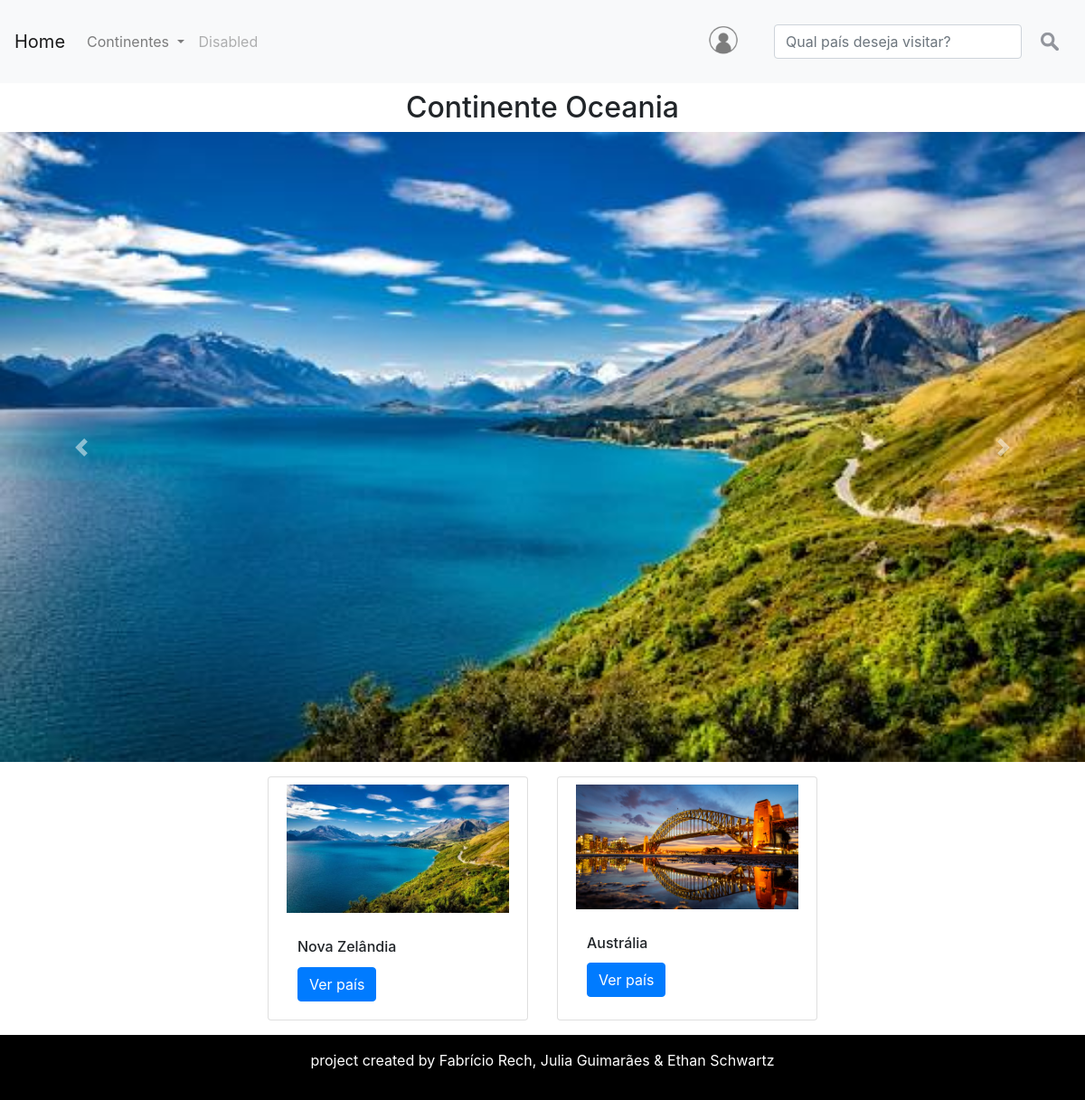
Screenshot of /oceania/Continente/ with the database file from the repository.
### oceania/models.py (models this page shows, shortened)
class model_oceania(models.Model):
    Continente = models.CharField(max_length=100)
    País = models.CharField(max_length=100)
    Descricao = models.CharField(max_length=3000)
    OndeFicar = models.CharField(max_length=1800)
    OndeComer = models.CharField(max_length=1800)
    OndeVisitar = models.CharField(max_length=1800)
    foto = models.ImageField(upload_to='img/%Y/%m/%d/')
    ta_publicado = models.BooleanField(default=False)
    link = models.CharField(max_length=60)

### oceania/views.py (the view)
# urls.py: path('Continente/',views.v_continente, name='continente'),
def v_continente(request):
    cont = models.model_oceania.objects.all()
    dicionario = {'cont': cont}
    return render(request, 'oceania/paginas/index.html',context=dicionario)

### oceania/templates/oceania/paginas/index.html (shortened to what this page needs)
{% extends 'global/paginas/continente.html' %}
{% block continente %}
Continente Oceania
{% endblock %}

### meus_templates/global/paginas/continente.html (shortened to what this page needs)
{% load static %}
<head>
</head>
{% include 'global/parciais/header.html' %}
<link rel="stylesheet" href="https://cdn.jsdelivr.net/npm/bootstrap@4.0.0/dist/css/bootstrap.min.css">
<div>
  <h2 class="text-center m-2">{% block continente %}{% endblock %}<h2>
</div>
<div id="carouselExampleIndicators" class="carousel slide" data-ride="carousel">
    <div class="carousel-inner">
    {% for item in cont %}
        {% if item.id == 1 %}
      <div class="carousel-item active">
        <img class="d-block w-100" src="{{ item.foto.url}}" />
      </div>
      {% else %}
      <div class="carousel-item">
        <img class="d-block w-100" src="{{ item.foto.url}}" />
      </div>
      {% endif %}
    {% endfor %}
    </div>
    <a class="carousel-control-prev" href="#carouselExampleIndicators" role="button" data-slide="prev">
      <span class="carousel-control-prev-icon" aria-hidden="true"></span>
    </a>
    <a class="carousel-control-next" href="#carouselExampleIndicators" role="button" data-slide="next">
      <span class="carousel-control-next-icon" aria-hidden="true"></span>
    </a>
  </div>
<div class="row row-cols-3 d-flex justify-content-center">
    {% for item in cont %}
    <div class="card m-3" style="width: 18rem;">
        <img class="card-img-top p-2" src="{{item.foto.url}}" alt="Card image cap">
        <div class="card-body">
            <h6 class="card-title">{{item.País}}</h6>
            <a href="detalhe/{{item.link}}" class="btn btn-primary">Ver país</a>
        </div>
    </div>
    {% endfor %}
</div>
{% include 'global/parciais/footer.html' %}

### rows the page displays
model_oceania: foto (picture), País "Nova Zelândia"
model_oceania: foto (picture), País "Austrália"
